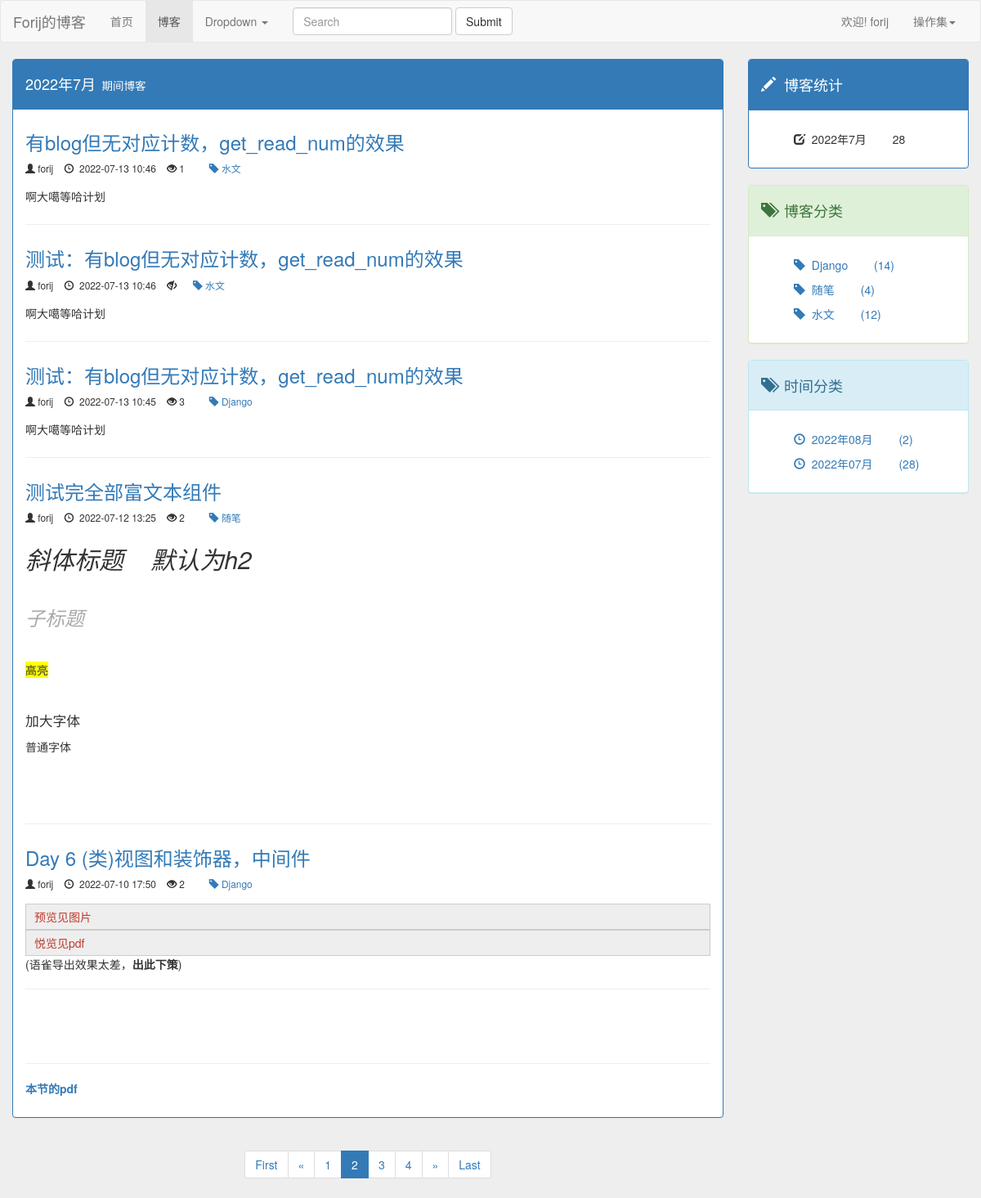
/blog/date/2022/7?page=2 (signed in), run on the app's committed database.
### blog/models.py (models this page shows, shortened)
class Blog(models.Model,ReadNumExpand):
    title = models.CharField(max_length=50)
    blog_type = models.ForeignKey(BlogType ,on_delete=models.DO_NOTHING)
    content = RichTextUploadingField()
    author = models.ForeignKey(User ,on_delete=models.DO_NOTHING)
    created_time = models.DateTimeField(auto_now_add=True)
    last_updated_time = models.DateTimeField(auto_now=True)
    class Meta:
        ordering = ['-created_time']

class BlogType(models.Model):
    type_name = models.CharField(max_length=15)
    def __str__(self):
        return self.type_name

### read_count/models.py (models this page shows)
class ReadNum(models.Model):
    read_num = models.IntegerField(default=0)
    content_type = models.ForeignKey(ContentType, on_delete=models.DO_NOTHING)
    object_id = models.PositiveIntegerField()
    content_object = GenericForeignKey('content_type', 'object_id')

### blog/views.py (the view)
# urls.py: path('date/<int:year>/<int:month>',views.blog_with_date,name = 'blog_date'),
def blog_with_date(request, year, month):
    blogs = get_list_or_404(Blog, created_time__year=year, created_time__month=month)
    context = get_blog_list_common(request,blogs)
    context['blogs_with_date'] = '%s年%s月'%(year, month)         # 时间类型    传到模板后，主要用于标识一些内容
    return render(request,'blog/blog_with_date.html', context)

### read_count/models.py (called while the page is built)
    def get_read_num(self):
        try:
            blog_obj = ContentType.objects.get_for_model(self)
            readNum_obj = ReadNum.objects.get(content_type=blog_obj,object_id=self.id)
        except exceptions.ObjectDoesNotExist:# 查询，结果不存在该博文计数信息,给该博文创建计数信息，默认值为0
            readNum_obj = ReadNum.objects.create(content_type=blog_obj,object_id=self.id)
        return readNum_obj.read_num

### templates/blog/blog_with_date.html (shortened to what this page needs)
{% extends 'blog/blog_list.html' %}
{% block blog_type %}
{{ blogs_with_date }}<small style="color: white;">&nbsp;&nbsp;期间博客</small>
{% endblock %}
{% block blog_number_totle %}
    {{ blogs_with_date }}
{% endblock %}

### templates/blog/blog_list.html (shortened to what this page needs)
{% extends 'base.html' %}
{% load staticfiles %}
{% block head_extends %}
    <link rel="stylesheet" href="{% static 'css/blog.css' %}">
{% endblock %}
{% block nav_blog_active %}active{% endblock %}
{% block content %}
    <div class="row">
        <div class="col-xs-12 col-sm-8 col-md-9 col-lg-9">
            <div class="panel panel-primary">
                <div class="panel-heading">
                    <h4>
                        {% block blog_type %}{% endblock %}
                    </h4>
                </div>
                <div class="panel-body">
                    {% for blog in page_of_blogs.object_list %}
                        <div class="blog">
                            <h3>
                                <a href="{% url 'blog:blog_detail' blog.id %}">
                                    {{ blog.title }}
                                </a>
                            </h3>
                            <small>
                                <div class="blog_info">
                                <span class="glyphicon glyphicon-user" aria-hidden="true"></span>&nbsp;{{ blog.author }}&nbsp;&nbsp;&nbsp;
                                <span class="glyphicon glyphicon-time" aria-hidden="true"></span>&nbsp{{ blog.created_time|date:" Y-m-d H:i" }}&nbsp;&nbsp;&nbsp;
                                {% if blog.get_read_num %}
                                    <span class="glyphicon glyphicon-eye-open" aria-hidden="true"></span>&nbsp;{{ blog.get_read_num }}&nbsp;&nbsp;&nbsp;
                                {% else %}
                                    <span class="glyphicon glyphicon-eye-close" aria-hidden="true"></span>
                                {% endif %}&nbsp;&nbsp;&nbsp;&nbsp;
                                <a href="{% url 'blog:blog_relevant' blog.blog_type.id %}">
                                    <span class="glyphicon glyphicon-tag" aria-hidden="true"></span>&nbsp;{{ blog.blog_type }}
                                </a>&nbsp;&nbsp;&nbsp;
                                </div>
                            </small>
                            <p>{{ blog.content|safe|truncatechars_html:100 }}</p>
                        </div>
                    {% empty %}
                        <div class="blog">
                            <h3>尚无文章，敬请期待</h3>
                        </div>
                    {% endfor %}
                </div>
            </div>
            <div class="mypaginator">
              <ul class="pagination">
                <li>
                    <a href="?page=1">
                        <span aria-hidden="true">First</span>
                    </a>
                </li>
                <li>
                    {% if page_of_blogs.has_previous %}
                    <a href="?page={{ page_of_blogs.previous_page_number }}" aria-label="Previous">
                        <span aria-hidden="true">&laquo;</span>
                    </a>
                    {% else %}
                        <span aria-hidden="true">&laquo;</span>
                    {% endif %}
                </li>
                {% for page_num in page_range %}
                    {% if page_num == page_of_blogs.number %}
                        <li class="active">
                            <span>{{ page_num }}</span>
                        </li>
                    {% else %}
                        <li>
                            <a href="?page={{ page_num }}">{{ page_num }}</a>
                        </li>
                    {% endif %}
                {% endfor %}
                <li>
                    {% if page_of_blogs.has_next %}
                    <a href="?page={{ page_of_blogs.next_page_number }}" aria-label="Next">
                        <span aria-hidden="true">&raquo;</span>
                    </a>
                    {% else %}
                    <span aria-hidden="true">&raquo;</span>
                    {% endif %}
                </li>
                <li>
                    <a href="?page={{ page_of_blogs.paginator.num_pages }}">
                        <span aria-hidden="true">Last</span>
                    </a>
                </li>
              </ul>
            </div>
        </div>
        <div class="hidden-xs col-sm-4 col-md-3 col-lg-3">
            <div class="panel panel-primary">
                <div class="panel-heading">
                    <h4><span class="glyphicon glyphicon-pencil" aria-hidden="true"></span>&nbsp;&nbsp;博客统计</h4>
                </div>
                <div class="panel-body">
                    <ul class="blog_type">
                            <li>
                                    <span class="glyphicon glyphicon-edit" aria-hidden="true"></span>&nbsp;
                                    {% block blog_number_totle %}{% endblock %}
                                <span style="margin-left: 2em">{{ page_of_blogs.paginator.count }}</span>
                            </li>
                    </ul>
                </div>
            </div>
            <div class="panel panel-success">
                <div class="panel-heading">
                    <h4><span class="glyphicon glyphicon-tags" aria-hidden="true"></span>&nbsp;&nbsp;博客分类</h4>
                </div>
                <div class="panel-body">
                    <ul class="blog_type">
                        {% for blog_type in blog_types %}
                            <li>
                                <a href="{% url 'blog:blog_relevant' blog_type.id %}">
                                    <span class="glyphicon glyphicon-tag" aria-hidden="true"></span>&nbsp;
                                    {{ blog_type.type_name }}
                                    <span style="margin-left: 2em">({{ blog_type.blog_count }})</span>
                                </a>
                            </li>
                        {% empty %}
                            <li>暂无博客分类</li>
                        {% endfor %}
                    </ul>
                </div>
            </div>
            <div class="panel panel-info">
                <div class="panel-heading">
                    <h4><span class="glyphicon glyphicon-tags" aria-hidden="true"></span>&nbsp;&nbsp;时间分类</h4>
                </div>
                <div class="panel-body">
                    <ul class="blog_type">
                        {% for blog_date,blog_count in blog_dates.items %}
                            <li>
                                <a href="{% url 'blog:blog_date' blog_date.year blog_date.month %}">
                                    <span class="glyphicon glyphicon-time" aria-hidden="true"></span>&nbsp;
                                    {{ blog_date|date:" Y年m月" }}
                                    <span style="margin-left: 2em">({{ blog_count }})</span>
                                </a>
                            </li>
                        {% empty %}
                            <li>暂无博客分类</li>
                        {% endfor %}
                    </ul>
                </div>
            </div>
        </div>
    </div>
{% endblock %}

### templates/base.html (shortened to what this page needs)
{% load staticfiles %}
<!DOCTYPE html>
<html lang="zh-CN">
<head>
    <link rel="stylesheet" href="https://stackpath.bootstrapcdn.com/bootstrap/3.4.1/css/bootstrap.min.css">
    <link rel="stylesheet" href="{% static 'css/base.css' %}">
    {% block head_extends %}{% endblock %}
</head>
<body>
<nav class="navbar navbar-default">
  <div class="container-fluid">
    <div class="navbar-header">
      <a class="navbar-brand" href="{% url 'home' %}">Forij的博客</a>
    </div>
    <div class="collapse navbar-collapse" id="bs-example-navbar-collapse-1">
      <ul class="nav navbar-nav">
        <li class="{% block nav_index_active %}{% endblock %}"><a href="/">首页 </a></li>
        <li class="{% block nav_blog_active %}{% endblock %}"><a href="{% url 'blog:blog_list' %}">博客</a></li>
        <li class="dropdown">
          <a href="#" class="dropdown-toggle" data-toggle="dropdown" role="button" aria-haspopup="true" aria-expanded="false">Dropdown <span class="caret"></span></a>
        </li>
      </ul>
      <form class="navbar-form navbar-left">
        <div class="form-group">
          <input type="text" class="form-control" placeholder="Search">
        </div>
        <button type="submit" class="btn btn-default">Submit</button>
      </form>
      <ul class="nav navbar-nav navbar-right" id="auth">
          {% if user.is_authenticated %}
              <li><a>欢迎!  {{ user.username }}</a></li>
              <li class="dropdown">
                  <a href="#" class="dropdown-toggle" data-toggle="dropdown" role="button" aria-haspopup="true" aria-expanded="false">操作集<span class="caret"></span></a>
              </li>
          {% else %}
              <li><a href="/user_auth/login/">登录</a></li>
              <li><a href="/user_auth/register/">注册</a></li>
          {% endif %}
      </ul>
    </div>
  </div>
</nav>
<div class="container-fluid">
    {% block content %}
    {% endblock %}
</div>
</body>
</html>

### static/css/base.css (style rules this page uses)
body { background-color: #eee; }
ul { list-style-type: none; }

### static/css/blog.css (style rules this page uses)
.blog_type li { margin-top: 10px; }
.blog:not(:last-child) { margin-bottom: 2em; padding-bottom: 1em; border-bottom: 1px solid #eee; }
.blog h3 { margin-top: 0.5em; }
.blog_info { padding-bottom: 6px; }
.mypaginator { text-align: center; }

### data on the page
Blog: title "有blog但无对应计数，get_read_num的效果", author "forij", created_time "2022-07-13 10:46", get_read_num "1", blog_type "水文", content "啊大噶等哈计划"
Blog: title "测试：有blog但无对应计数，get_read_num的效果", author "forij", created_time "2022-07-13 10:46", blog_type "水文", content "啊大噶等哈计划"
Blog: title "测试：有blog但无对应计数，get_read_num的效果", author "forij", created_time "2022-07-13 10:45", get_read_num "3", blog_type "Django", content "啊大噶等哈计划"
Blog: title "测试完全部富文本组件", author "forij", created_time "2022-07-12 13:25", get_read_num "2", blog_type "随笔", content "斜体标题 默认为h2 子标题 高亮 加大字体 普通字体"
Blog: title "Day 6 (类)视图和装饰器，中间件", author "forij", created_time "2022-07-10 17:50", get_read_num "2", blog_type "Django", content "预览见图片 悦览见pdf (语雀导出效果太差， 出此下策 ) 本节的pdf"
BlogType: type_name "Django", blog_count "14"
BlogType: type_name "随笔", blog_count "4"
BlogType: type_name "水文", blog_count "12"

### other printed values
{{ user.username }} "forij"
{{ blogs_with_date }} "2022年7月"
{{ page_num }} "1" "3" "4"
{{ page_num }} "2"
{{ page_of_blogs.paginator.count }} "28"
{{ blog_date|date:" Y年m月" }} "2022年08月" "2022年07月"
{{ blog_count }} "2" "28"
